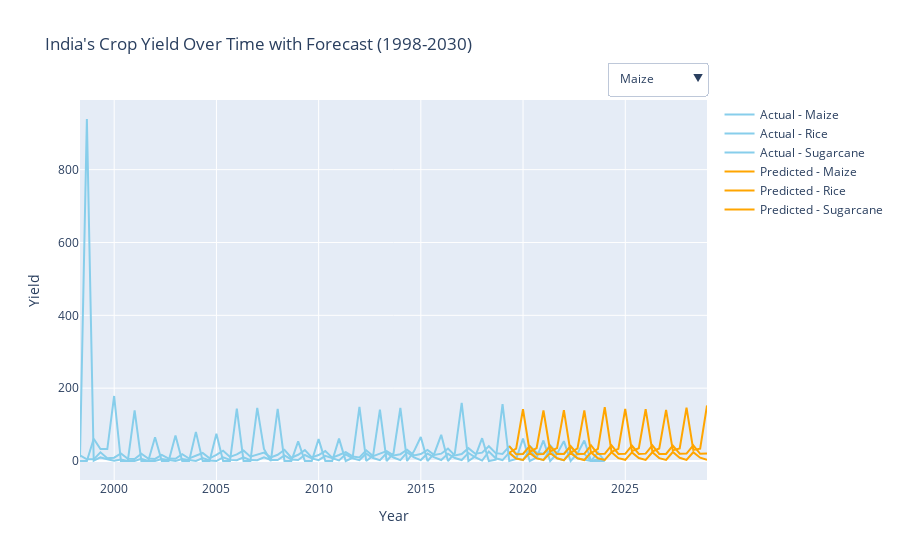

Notebook cell for this chart:
### Markdown cell above
### Plot Time Series Forecast

### Code cell
# Initialize the figure
fig = go.Figure()

# Add actual lines
for unique_id in unique_ids:
    actual_values = hist_df_nbx[hist_df_nbx['unique_id'] == unique_id]
    fig.add_trace(go.Scatter(x=actual_values['ds'], y=actual_values['y'],
                             mode='lines',
                             name=f'Actual - {unique_id}',
                             line=dict(color='skyblue')))

# Add predicted lines
for unique_id in unique_ids:
    predicted_values = pred_df[pred_df['unique_id'] == unique_id]
    fig.add_trace(go.Scatter(x=predicted_values['ds'], y=predicted_values['NBEATSx'],
                             mode='lines',
                             name=f'Predicted - {unique_id}',
                             line=dict(color='orange')))

# Update layout
fig.update_layout(xaxis=dict(title='Year'),
                  yaxis=dict(title='Yield'),
                  title='India\'s Crop Yield Over Time with Forecast (1998-2030)',
                  showlegend=True)

# Add dropdown menu for selecting unique_id
buttons = []
for unique_id in unique_ids:
    button = dict(label=unique_id,
                  method="update",
                  args=[{"visible": [True if trace.name == f'Actual - {unique_id}' or 
                                     trace.name == f'Predicted - {unique_id}' else False for trace in fig.data]}])
    buttons.append(button)

fig.update_layout(
    updatemenus=[
        dict(
            buttons=buttons,
            direction="down",
            showactive=True,
            x=1.0,
            xanchor='right',
            y=1.1,
            yanchor='top'
        )
    ])

# Show plot
fig.show()
